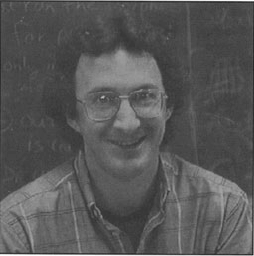
#> input picture Histogram Esitleme/Histogram/1.png, 254 x 256 px, found by its file name
$ python aaa.py
#> lines starting #> are read from the running program, lines starting #| are printed output that depends on the picture
import cv2
img = cv2.imread('1.png',0)
#> img is the input picture: shape (256, 254); min 24, max 254, mean 87.3
esit = cv2.equalizeHist(img)
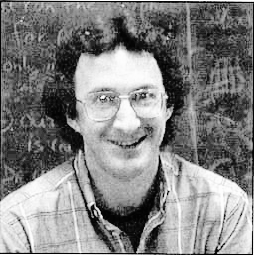
#> esit: shape (256, 254); min 0, max 255, mean 130.9
#> (the run stopped early here; a loop or call above may not have finished)
